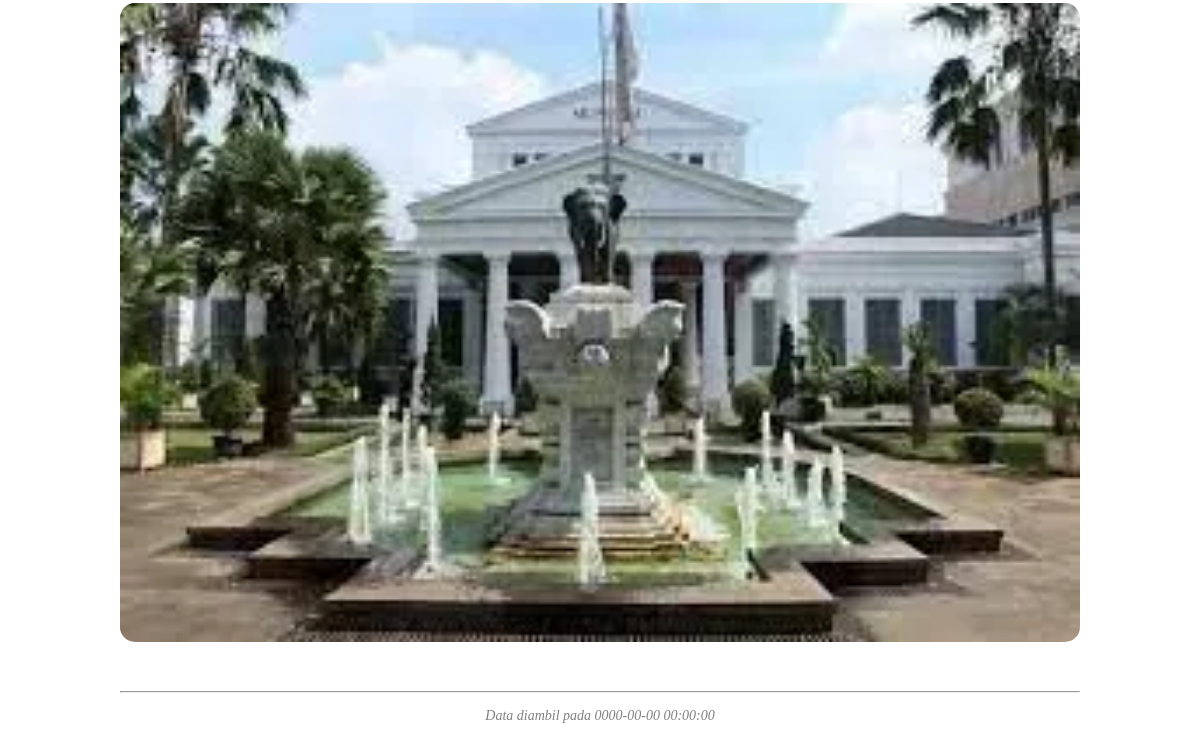
Page /place/index.php?id=2 (lower part) on the earlier database version.
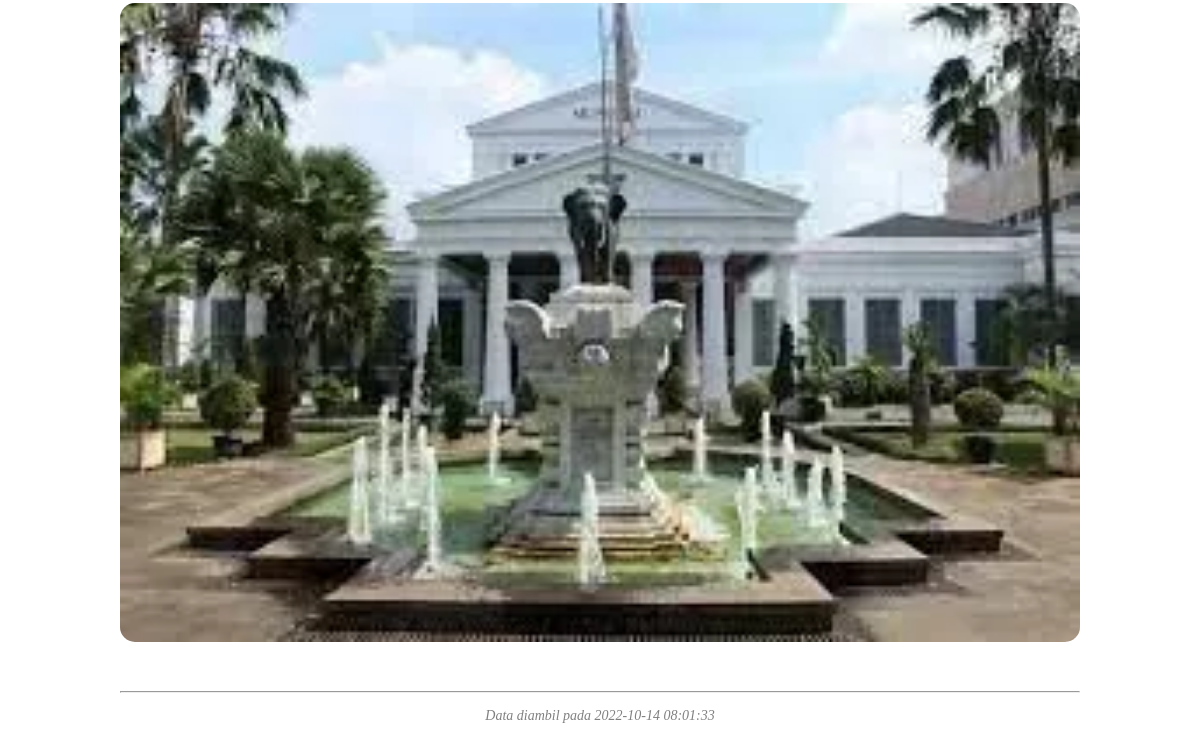
Same page on the later database version.
### tables this page shows
CREATE TABLE `tempat` (
  `id` int(11) NOT NULL,
  `lokasi` varchar(16) NOT NULL,
  `nama` varchar(48) NOT NULL,
  `tipe` varchar(8) NOT NULL,
  `deskripsi` text NOT NULL,
  `buka` time NOT NULL,
  `tutup` time NOT NULL,
  `htm` varchar(25) NOT NULL,
  `gmaps` varchar(255) NOT NULL,
  `foto1` varchar(255) NOT NULL,
  `foto2` varchar(255) NOT NULL,
  `foto3` varchar(255) NOT NULL,
  `timestamp` datetime NOT NULL
);

### place/index.php (the view, shortened to what this page needs)
<?php
    require "../script/php/conn.php";
    $id = $_GET["id"];
    $result = mysqli_query($conn, "SELECT * FROM tempat WHERE id = $id");
    $row = mysqli_fetch_row($result);
?>
<!DOCTYPE html>
<html lang="en">
<head>
    <link rel="stylesheet" href="/style/place.css">
</head>
<body>
    <div class="centre">
        <article>
            <img src="<?= $row[11]; ?>" alt="Gambar <?= $row[1]; ?>">
            <br><br><br><hr>
            <p class="timestamp">Data diambil pada <?= $row[12]; ?></p>
        </article>
    </div>
</body>
</html>

### style/place.css (style rules this page uses)
* { margin: 0; font-family: 'Segoe UI', Tahoma, Geneva, Verdana, sans-serif; }
article img { width: 100%; height: 150%; border-radius: 15px; margin-top: 10px; }
p { margin: 15px; margin-bottom: 15px; font-size: 20px; }
article { margin-bottom: 10px; }
.centre { display: flex; justify-content: center; align-items: center; }
.timestamp { color: grey; text-align: center; font-family: 'Times New Roman', Times, serif; font-style: italic; font-size: 14px; }
@media (min-width: 360px) { article { max-width: 80%; } }
@media (min-width: 800px) { article img { max-height: 900px; } }

Differences in the rows shown:
changed tempat: timestamp "0000-00-00 00:00:00" → "2022-10-14 08:01:33"
